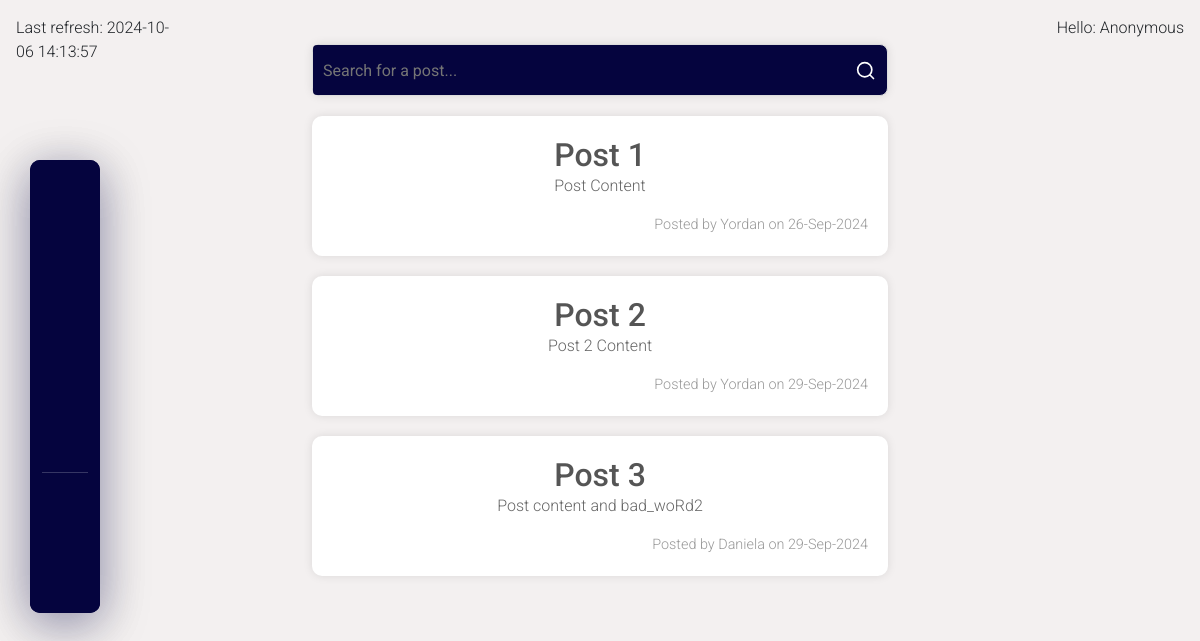
The app's page /dashboard/, older data.
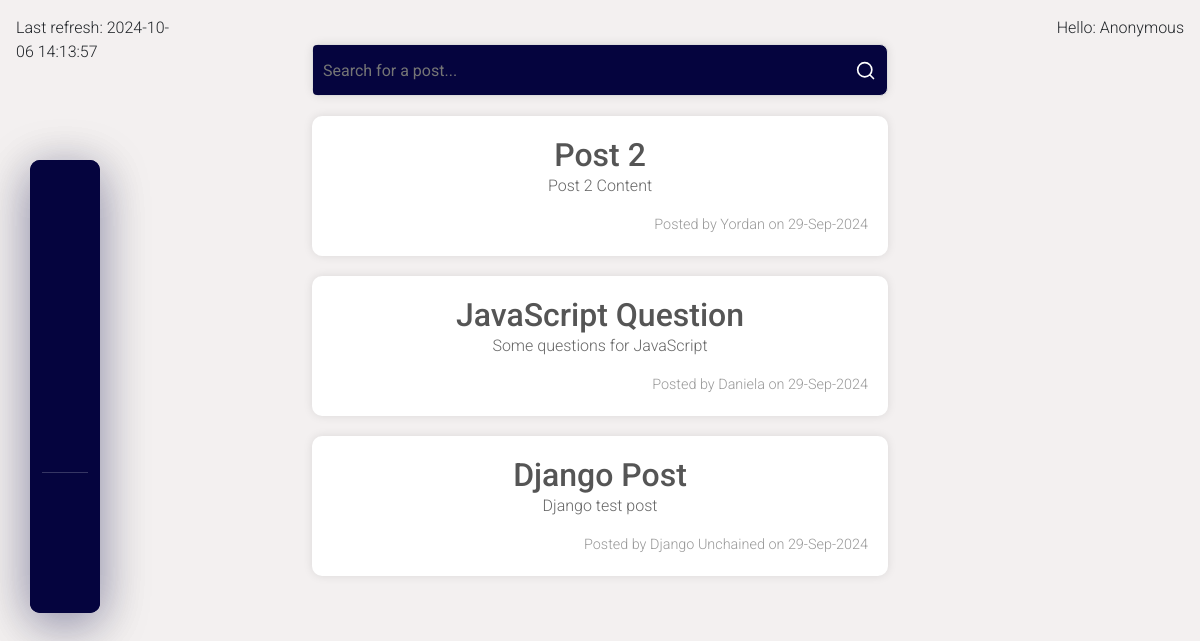
The same page, newer data.
### forumApp/posts/models.py (models this page shows)
class Post(models.Model):
    TITLE_MAX_LENGTH = 100
    title = models.CharField(
        max_length=TITLE_MAX_LENGTH,
    )
    content = models.TextField(
        validators=(
            BadLanguageValidator(),
        )
    )
    author = models.CharField(
        max_length=30,
    )
    created_at = models.DateTimeField(
        auto_now_add=True,
    )
    languages = models.CharField(
        max_length=20,
        choices=LanguageChoice.choices,
        default=LanguageChoice.OTHER,
    )
    image = models.ImageField(
        upload_to='post_images/',
        blank=True,
        null=True,
    )

### forumApp/posts/views.py (the view)
# urls.py: path('dashboard/', dashboard, name="dash"),
def dashboard(request):
    form = SearchForm(request.GET)
    posts = Post.objects.all()
    if request.method == "GET":
        if form.is_valid():
            query = form.cleaned_data['query']
            posts = posts.filter(title__icontains=query)
    context = {
        "posts": posts,
        "form": form,
    }
    return render(request, 'posts/dashboard.html', context)

### forumApp/posts/forms.py
class SearchForm(forms.Form):
    query = forms.CharField(
        label='',
        required=False,
        max_length=100,
        widget=forms.TextInput(
            attrs={
                'placeholder': 'Search for a post...',
            }
        )
    )

### forumApp/posts/templatetags/current_time.py (called while the page is built)
@register.simple_tag(name='current_time')
def current_time(format_str='%Y-%m-%d %H:%M:%S'):
    return datetime.now().strftime(format_str)

### forumApp/posts/templatetags/markdown_extras.py (called while the page is built)
@register.filter(name="markdown")
def markdown_format(text):
    return mark_safe(markdown.markdown(text))

### forumApp/posts/templatetags/user_info.py (called while the page is built)
@register.inclusion_tag('common/user-info.html')
def user_info(user):
    if user.is_authenticated:
        return {
            'username': user.username,
        }
    return {
        'username': "Anonymous",
    }

### templates/posts/dashboard.html
{% extends 'common/base.html' %}
{% load markdown_extras %}
{% block content %}
    {% include "common/nav.html" %}
    <div class="container">
        {% include 'posts/search-form.html' %}
        <div class="posts">
            {% for post in posts %}
                <a id="post-url" href="{% url 'details-post' post.pk %}">
                    <div class="post">
                        <h2>{{ post.title|capfirst }}</h2>
                        {% if not post.content %}
                            {% lorem 3 p %}
                        {% else %}
                            {{ post.content|markdown }}
                        {% endif %}
                        <div class="post-meta">
                            <span>Posted by {{ post.author|default:"anonymous" }} on {{ post.created_at|date:"d-M-Y" }}</span>
                        </div>
                    </div>
                </a>
            {% empty %}
                <h1>No Posts</h1>
            {% endfor %}
        </div>
    </div>
{% endblock %}

### templates/common/base.html (shortened to what this page needs)
{% load static %}
{% load current_time %}
{% load user_info %}
<!DOCTYPE html>
<html lang="en">
<head>
    {% block styles %}
        <link rel="stylesheet" href="https://cdn.jsdelivr.net/npm/bootstrap@4.1.3/dist/css/bootstrap.min.css">
        <link rel="stylesheet" href="{% static 'css/styles.css' %}">
    {% endblock %}
</head>
<body>
    {% include "common/nav.html" %}
    <div class="container-fluid">
        <div class="row">
            <div class="col-md-2 p-3">
                <p>Last refresh: {% current_time  %}</p>
            </div>
            <div class="col-md-8 py-4">
                <div class="text-center">
                    {% block content %}{% endblock %}
                </div>
            </div>
            <div class="col-md-2 p-3 d-flex justify-content-end">
                {% user_info request.user %}
            </div>
        </div>
    </div>
</body>
</html>

### templates/common/nav.html (shortened to what this page needs)
<ul class="menu">
    <li class="menu-item">
        <a href="{% url "index" %}"  class="menu-link">
        </a>
    </li>
    <li class="menu-item">
        <a href="{% url "dash" %}" class="menu-link">
        </a>
    </li>
    <li class="menu-item">
        <a href="{% url 'add-post' %}" class="menu-link">
        </a>
    </li>
    <li class="menu-item">
        <a href="#" class="menu-link">
        </a>
    </li>
    <li class="menu-item">
        <a href="#" class="menu-link">
        </a>
    </li>
    <li class="menu-item">
        <a href="#" class="menu-link">
        </a>
    </li>
    <li class="menu-item">
        <a href="#" class="menu-link">
        </a>
    </li>
</ul>

### templates/posts/search-form.html
{% load crispy_forms_tags %}
<form class="search-bar" action="{% url 'dash' %}" method="get">
    {{ form }}
    <button>
        <svg xmlns="http://www.w3.org/2000/svg" width="20" height="20" viewBox="0 0 24 24" fill="transparent" stroke="white" stroke-width="2" stroke-linecap="round" stroke-linejoin="round" class="ai ai-Search"><path d="M21 21l-4.486-4.494M19 10.5a8.5 8.5 0 1 1-17 0 8.5 8.5 0 0 1 17 0z"/></svg>
    </button>
</form>

### templates/common/user-info.html
<div class="user-info">
    <p>Hello: {{ username }}</p>
</div>

### staticfiles/css/posts.css (style rules this page uses)
body { font-family: "Roboto", sans-serif; font-weight: 300; font-style: normal; background-color: #f3f0f0; margin: 0; padding: 0; }
.container { width: 80%; margin: 0 auto; padding: 20px; }
#post-url { text-decoration: none; }
.posts { margin-top: 20px; display: flex; flex-direction: column; gap: 20px; }
.post { padding: 20px; border-radius: 10px; background-color: #ffffff; box-shadow: 0 0 10px rgba(0, 0, 0, 0.1); }
.post h2 { margin: 0; color: #555; }
.post p { color: #666; }
.post-meta { margin-top: 10px; display: flex; justify-content: end; font-size: 0.9em; color: #999; }

### staticfiles/css/nav.css (style rules this page uses)
*, *:after, *:before { box-sizing: border-box; }
ul.menu { position: fixed; z-index: 1000; font-family: "Roboto", sans-serif; font-weight: 300; font-style: normal; left: 30px; top: 20%; list-style: none; margin: 0; width: 70px; padding: 0; margin-right: auto; background-color: #05043e; display: flex; flex-direction: column; justify-content: space-between; padding: 0.75rem; border-radius: 10px; box-shadow: 0 10px 50px 0 rgba(5, 4, 62, 0.25); }
ul.menu li.menu-item:nth-child(6) { margin-top: 5rem; padding-top: 1.25rem; border-top: 1px solid #363664; }
ul.menu li.menu-item + li.menu-item { margin-top: 0.75rem; }
ul.menu a.menu-link { color: #FFF; text-decoration: none; display: flex; align-items: center; justify-content: center; width: 3rem; height: 3rem; border-radius: 8px; position: relative; }

### staticfiles/css/forms.css (style rules this page uses)
form { width: 100%; max-width: 600px; margin: 0 auto; padding: 20px; background-color: #89a5ff; border: 1px solid #ddd; border-radius: 8px; box-shadow: 0 0 10px rgba(0, 0, 0, 0.1); }
form div { margin-bottom: 15px; }
form input[type="text"], form textarea { width: 100%; padding: 10px; font-size: 16px; border: 1px solid #ccc; border-radius: 4px; }

### staticfiles/css/search-bar.css (style rules this page uses)
.search-bar { width: 100%; height: 52px; display: flex; justify-content: flex-end; padding: 0; box-shadow: 0 0 10px rgba(0, 0, 0, 0.1); }
.search-bar { background-color: #05043e; }
.search-bar div { width: 100%; height: 100%; }
.search-bar button { background-color: transparent; border: none; margin-right: 5px; }
.search-bar div input[type="text"] { background-color: #05043e; border: none; padding-left: 10px; height: 50px; color: white; }

Row changes from the older to the newer data that the page shows:
removed Post: title "Post 1", content "Post Content", author "Yordan", created_at "26-Sep-2024"
changed Post "Daniela": title "Post 3" → "JavaScript Question"; content "Post content and bad_woRd2" → "Some questions for JavaScript"
added Post: title "Django Post", content "Django test post", author "Django Unchained", created_at "29-Sep-2024"
